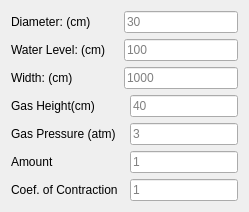
              <widget class="QWidget" name="page">
               <layout class="QGridLayout" name="gridLayout_2">
                <item row="3" column="0" colspan="2">
                 <widget class="QLabel" name="label_24">
                  <property name="text">
                   <string>Gas Height(cm)</string>
                  </property>
                 </widget>
                </item>
                <item row="0" column="0">
                 <widget class="QLabel" name="label_19">
                  <property name="text">
                   <string>Diameter: (cm)</string>
                  </property>
                 </widget>
                </item>
                <item row="1" column="0">
                 <widget class="QLabel" name="label_22">
                  <property name="text">
                   <string>Water Level: (cm)</string>
                  </property>
                 </widget>
                </item>
                <item row="1" column="1" colspan="2">
                 <widget class="QLineEdit" name="waterLevelPressureTlcdLineEdit">
                  <property name="placeholderText">
                   <string>100</string>
                  </property>
                 </widget>
                </item>
                <item row="0" column="1" colspan="2">
                 <widget class="QLineEdit" name="diameterPressureTlcdLineEdit">
                  <property name="placeholderText">
                   <string>30</string>
                  </property>
                 </widget>
                </item>
                <item row="4" column="2">
                 <widget class="QLineEdit" name="gasPressurePressureTlcdLineEdit">
                  <property name="placeholderText">
                   <string>3</string>
                  </property>
                 </widget>
                </item>
                <item row="3" column="2">
                 <widget class="QLineEdit" name="gasHeightPressureTlcdLineEdit">
                  <property name="placeholderText">
                   <string>40</string>
                  </property>
                 </widget>
                </item>
                <item row="2" column="1" colspan="2">
                 <widget class="QLineEdit" name="widthPressureTlcdLineEdit">
                  <property name="placeholderText">
                   <string>1000</string>
                  </property>
                 </widget>
                </item>
                <item row="2" column="0">
                 <widget class="QLabel" name="label_21">
                  <property name="text">
                   <string>Width: (cm)</string>
                  </property>
                 </widget>
                </item>
                <item row="4" column="0" colspan="2">
                 <widget class="QLabel" name="label_23">
                  <property name="text">
                   <string>Gas Pressure (atm)</string>
                  </property>
                 </widget>
                </item>
                <item row="5" column="0">
                 <widget class="QLabel" name="label_26">
                  <property name="text">
                   <string>Amount</string>
                  </property>
                 </widget>
                </item>
                <item row="5" column="2">
                 <widget class="QLineEdit" name="amountPressureTlcdLineEdit">
                  <property name="placeholderText">
                   <string>1</string>
                  </property>
                 </widget>
                </item>
                <item row="7" column="0">
                 <widget class="QLabel" name="label_28">
                  <property name="text">
                   <string>Coef. of Contraction</string>
                  </property>
                 </widget>
                </item>
                <item row="7" column="2">
                 <widget class="QLineEdit" name="contractionPressureTlcdLineEdit">
                  <property name="placeholderText">
                   <string>1</string>
                  </property>
                 </widget>
                </item>
               </layout>
              </widget>
